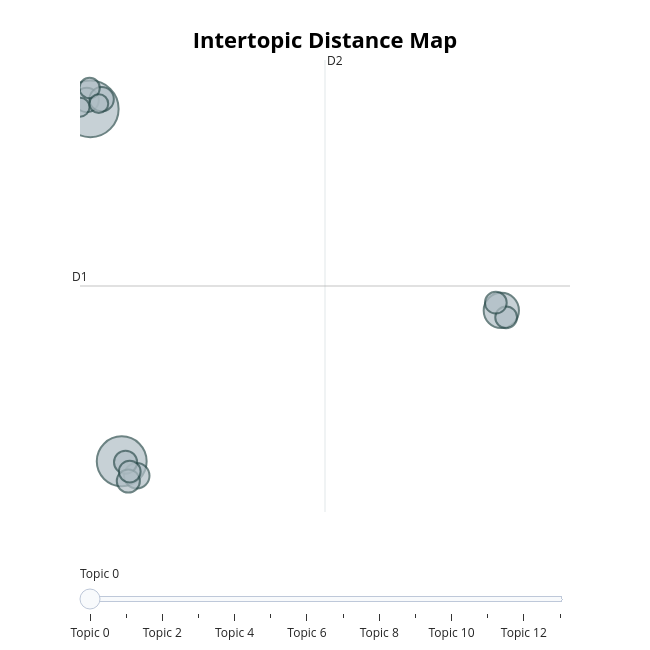

The notebook cell saved with this chart:
### Code cell
# Visualization of topics

fig = topic_model.visualize_topics()
fig.show()

### Figure 1 — Plotly figure (JSON) as saved in the notebook; plotly's stock layout.template omitted (floating-point values rounded to 4 significant figures)
{"data": [{"customdata": [[0, "trump | 1998 | president | said | clinton", 54], [1, "dog | species | behaviors | south | said", 42], [2, "asbestos | health | marijuana | risk | exposure", 21], [3, "agreement | increase | bank | commitment | shall", 11], [4, "school | said | catholic | san | students", 10], [5, "link | image | weather | images | unlimited", 10], [6, "says | moore | police | mr | bob", 9], [7, "tax | budget | pay | associates | associate", 9], [8, "gun | fraud | colonial | said | financial", 8], [9, "dose | hiv | product | sex | 000", 8], [10, "gift | cards | online | design | card", 8], [11, "family | flight | flag | soldier | aircraft", 7], [12, "immigration | united | security | united states | entry", 6], [13, "story | google | information | urban | friend", 6]], "hovertemplate": "<b>Topic %{customdata[0]}</b><br>%{customdata[1]}<br>Size: %{customdata[2]}", "legendgroup": "", "marker": {"color": "#B0BEC5", "line": {"color": "DarkSlateGrey", "width": 2}, "size": [54, 42, 21, 11, 10, 10, 9, 9, 8, 8, 8, 7, 6, 6], "sizemode": "area", "sizeref": 0.03375, "symbol": "circle"}, "mode": "markers", "name": "", "orientation": "v", "showlegend": false, "type": "scatter", "x": [0.7168, 3.007, 30.72, 4.104, 0.4504, 1.543, 3.288, 3.49, 3.593, 31.07, 30.32, 0.6629, -0.03264, 1.336], "xaxis": "x", "y": [8.578, -9.64, -1.843, -10.39, 9.038, 9.079, -9.688, -10.66, -10.17, -2.196, -1.442, 9.657, 8.663, 8.849], "yaxis": "y"}], "layout": {"annotations": [{"showarrow": false, "text": "D1", "x": -0.03754, "y": -0.5778, "yshift": 10}, {"showarrow": false, "text": "D2", "x": 17.85, "xshift": 10, "y": 11.11}], "height": 650, "hoverlabel": {"bgcolor": "white", "font": {"family": "Rockwell", "size": 16}}, "legend": {"itemsizing": "constant", "tracegroupgap": 0}, "margin": {"t": 60}, "shapes": [{"line": {"color": "#CFD8DC", "width": 2}, "type": "line", "x0": 17.85, "x1": 17.85, "y0": -12.26, "y1": 11.11}, {"line": {"color": "#9E9E9E", "width": 2}, "type": "line", "x0": -0.03754, "x1": 35.73, "y0": -0.5778, "y1": -0.5778}], "sliders": [{"active": 0, "pad": {"t": 50}, "steps": [{"args": [{"marker.color": [["red", "#B0BEC5", "#B0BEC5", "#B0BEC5", "#B0BEC5", "#B0BEC5", "#B0BEC5", "#B0BEC5", "#B0BEC5", "#B0BEC5", "#B0BEC5", "#B0BEC5", "#B0BEC5", "#B0BEC5"]]}], "label": "Topic 0", "method": "update"}, {"args": [{"marker.color": [["#B0BEC5", "red", "#B0BEC5", "#B0BEC5", "#B0BEC5", "#B0BEC5", "#B0BEC5", "#B0BEC5", "#B0BEC5", "#B0BEC5", "#B0BEC5", "#B0BEC5", "#B0BEC5", "#B0BEC5"]]}], "label": "Topic 1", "method": "update"}, {"args": [{"marker.color": [["#B0BEC5", "#B0BEC5", "red", "#B0BEC5", "#B0BEC5", "#B0BEC5", "#B0BEC5", "#B0BEC5", "#B0BEC5", "#B0BEC5", "#B0BEC5", "#B0BEC5", "#B0BEC5", "#B0BEC5"]]}], "label": "Topic 2", "method": "update"}, {"args": [{"marker.color": [["#B0BEC5", "#B0BEC5", "#B0BEC5", "red", "#B0BEC5", "#B0BEC5", "#B0BEC5", "#B0BEC5", "#B0BEC5", "#B0BEC5", "#B0BEC5", "#B0BEC5", "#B0BEC5", "#B0BEC5"]]}], "label": "Topic 3", "method": "update"}, {"args": [{"marker.color": [["#B0BEC5", "#B0BEC5", "#B0BEC5", "#B0BEC5", "red", "#B0BEC5", "#B0BEC5", "#B0BEC5", "#B0BEC5", "#B0BEC5", "#B0BEC5", "#B0BEC5", "#B0BEC5", "#B0BEC5"]]}], "label": "Topic 4", "method": "update"}, {"args": [{"marker.color": [["#B0BEC5", "#B0BEC5", "#B0BEC5", "#B0BEC5", "#B0BEC5", "red", "#B0BEC5", "#B0BEC5", "#B0BEC5", "#B0BEC5", "#B0BEC5", "#B0BEC5", "#B0BEC5", "#B0BEC5"]]}], "label": "Topic 5", "method": "update"}, {"args": [{"marker.color": [["#B0BEC5", "#B0BEC5", "#B0BEC5", "#B0BEC5", "#B0BEC5", "#B0BEC5", "red", "#B0BEC5", "#B0BEC5", "#B0BEC5", "#B0BEC5", "#B0BEC5", "#B0BEC5", "#B0BEC5"]]}], "label": "Topic 6", "method": "update"}, {"args": [{"marker.color": [["#B0BEC5", "#B0BEC5", "#B0BEC5", "#B0BEC5", "#B0BEC5", "#B0BEC5", "#B0BEC5", "red", "#B0BEC5", "#B0BEC5", "#B0BEC5", "#B0BEC5", "#B0BEC5", "#B0BEC5"]]}], "label": "Topic 7", "method": "update"}, {"args": [{"marker.color": [["#B0BEC5", "#B0BEC5", "#B0BEC5", "#B0BEC5", "#B0BEC5", "#B0BEC5", "#B0BEC5", "#B0BEC5", "red", "#B0BEC5", "#B0BEC5", "#B0BEC5", "#B0BEC5", "#B0BEC5"]]}], "label": "Topic 8", "method": "update"}, {"args": [{"marker.color": [["#B0BEC5", "#B0BEC5", "#B0BEC5", "#B0BEC5", "#B0BEC5", "#B0BEC5", "#B0BEC5", "#B0BEC5", "#B0BEC5", "red", "#B0BEC5", "#B0BEC5", "#B0BEC5", "#B0BEC5"]]}], "label": "Topic 9", "method": "update"}, {"args": [{"marker.color": [["#B0BEC5", "#B0BEC5", "#B0BEC5", "#B0BEC5", "#B0BEC5", "#B0BEC5", "#B0BEC5", "#B0BEC5", "#B0BEC5", "#B0BEC5", "red", "#B0BEC5", "#B0BEC5", "#B0BEC5"]]}], "label": "Topic 10", "method": "update"}, {"args": [{"marker.color": [["#B0BEC5", "#B0BEC5", "#B0BEC5", "#B0BEC5", "#B0BEC5", "#B0BEC5", "#B0BEC5", "#B0BEC5", "#B0BEC5", "#B0BEC5", "#B0BEC5", "red", "#B0BEC5", "#B0BEC5"]]}], "label": "Topic 11", "method": "update"}, {"args": [{"marker.color": [["#B0BEC5", "#B0BEC5", "#B0BEC5", "#B0BEC5", "#B0BEC5", "#B0BEC5", "#B0BEC5", "#B0BEC5", "#B0BEC5", "#B0BEC5", "#B0BEC5", "#B0BEC5", "red", "#B0BEC5"]]}], "label": "Topic 12", "method": "update"}, {"args": [{"marker.color": [["#B0BEC5", "#B0BEC5", "#B0BEC5", "#B0BEC5", "#B0BEC5", "#B0BEC5", "#B0BEC5", "#B0BEC5", "#B0BEC5", "#B0BEC5", "#B0BEC5", "#B0BEC5", "#B0BEC5", "red"]]}], "label": "Topic 13", "method": "update"}]}], "title": {"font": {"color": "Black", "size": 22}, "text": "<b>Intertopic Distance Map</b>", "x": 0.5, "xanchor": "center", "y": 0.95, "yanchor": "top"}, "width": 650, "xaxis": {"anchor": "y", "domain": [0, 1], "range": [-0.03754, 35.73], "title": {"text": ""}, "visible": false}, "yaxis": {"anchor": "x", "domain": [0, 1], "range": [-12.26, 11.11], "title": {"text": ""}, "visible": false}}}
